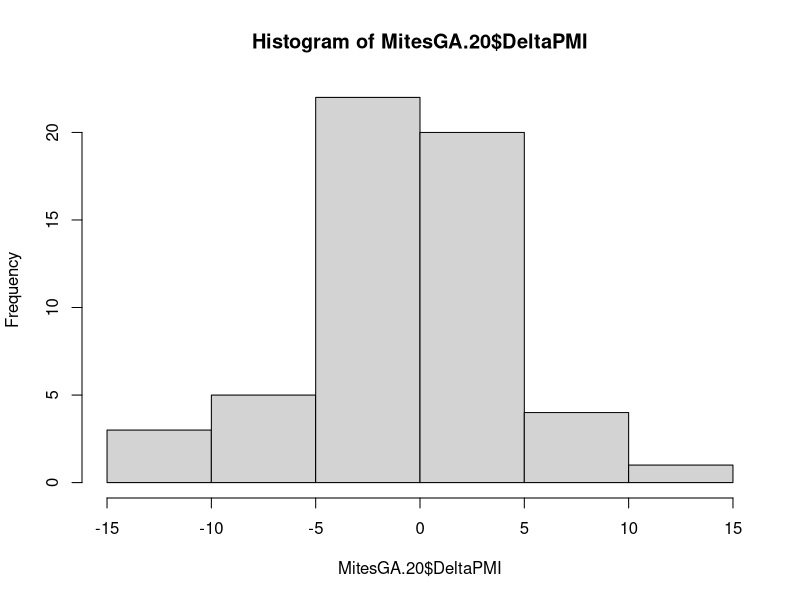
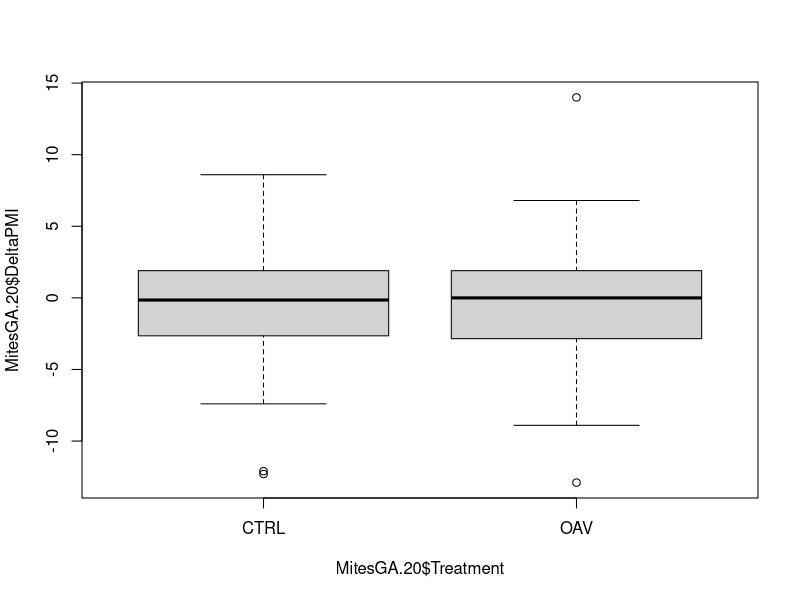
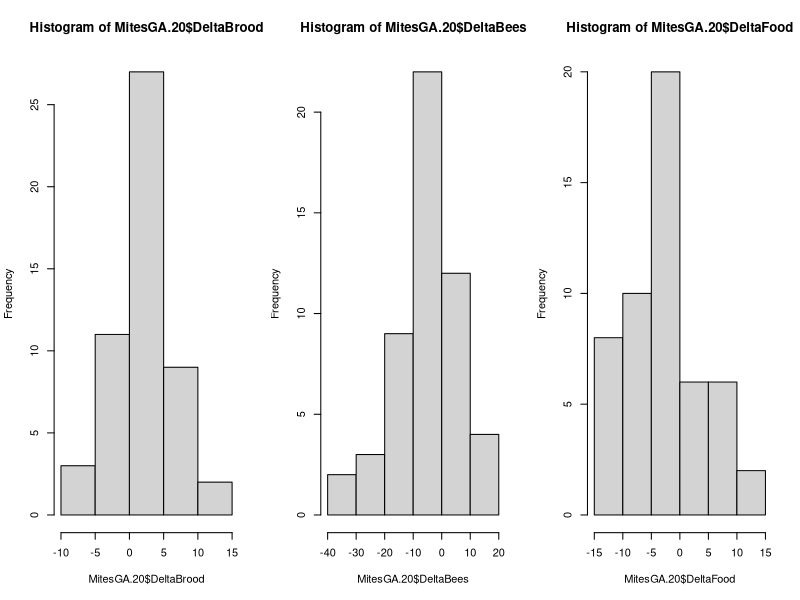
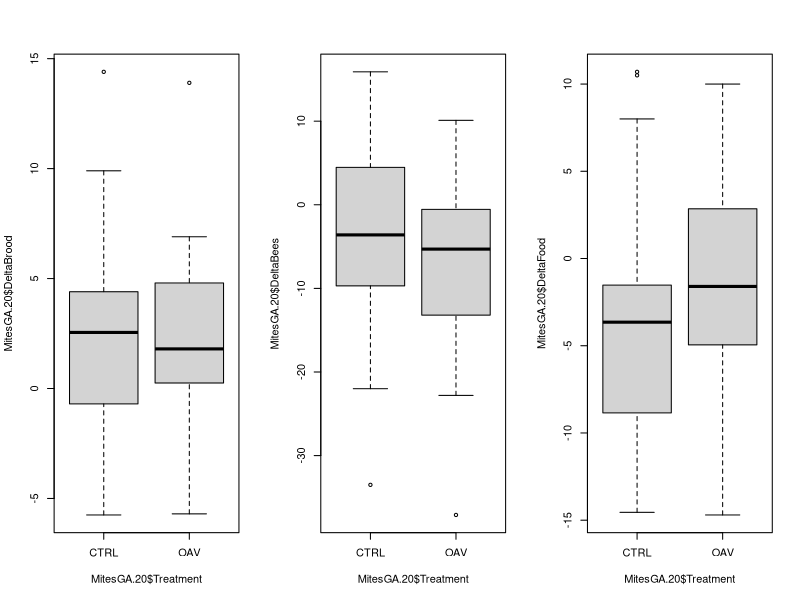
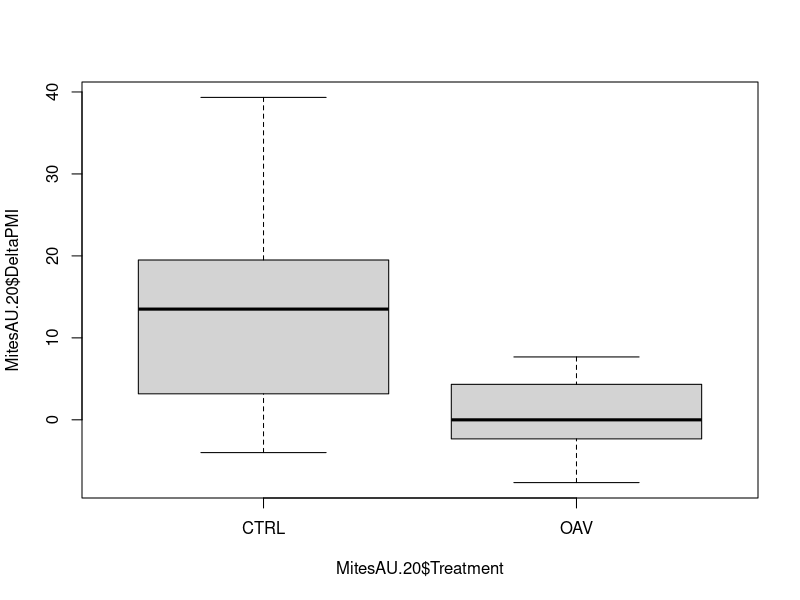
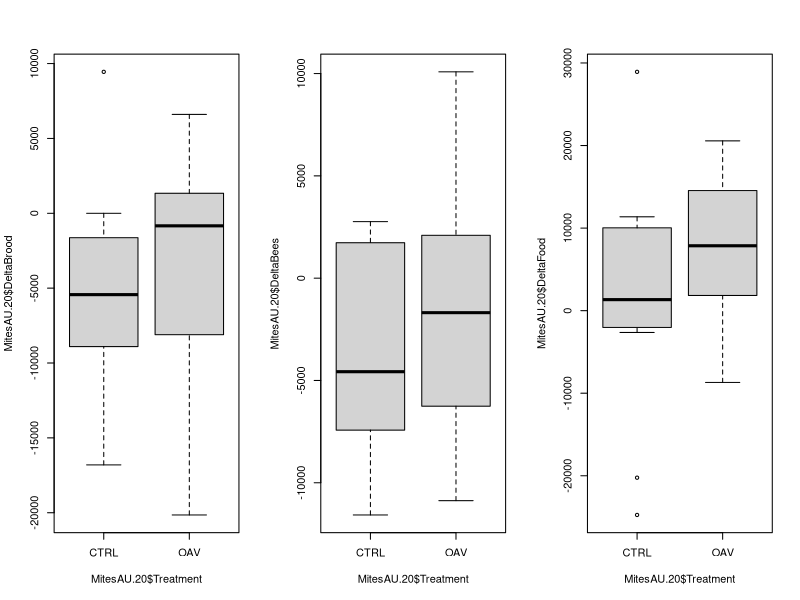
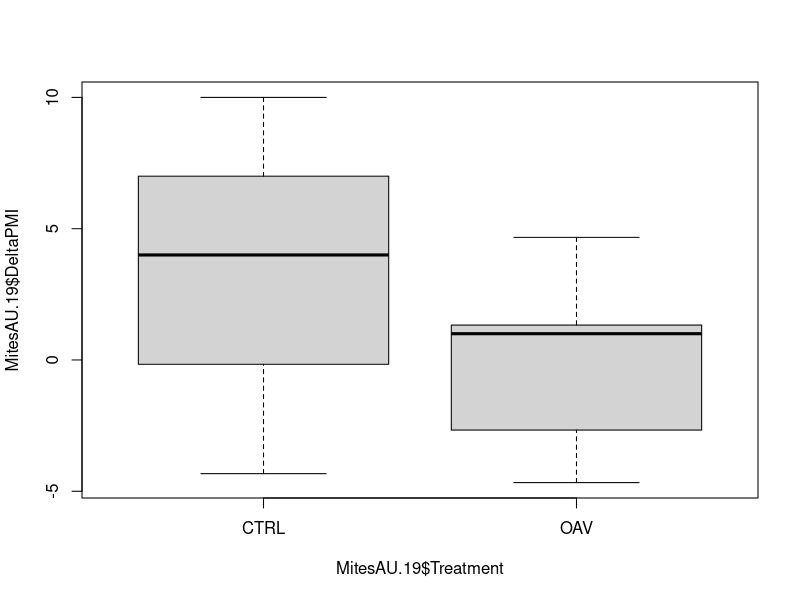
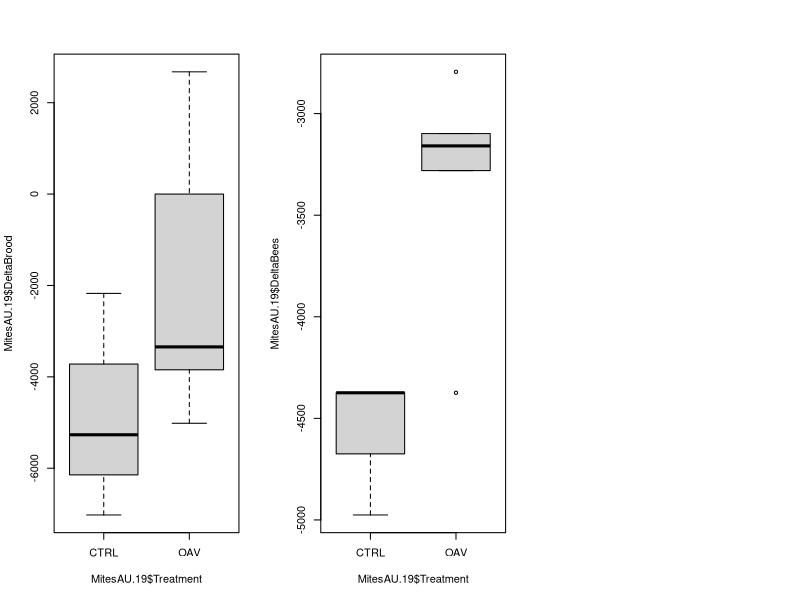

Source code (R) for these figures, in order:
# Analysis Script


# First things first lets just see if shit worked UGA 2020

MitesUGA.Aug2020 <- read.csv('MiteWashUGAAugust2020.csv',header=T, stringsAsFactors = F)

MitesUGA.Sep2020 <- read.csv('MiteWashUGASeptember2020.csv',header=T, stringsAsFactors = F)

UGAColonies2020 <- read.csv('UGAColonyInfo2020.csv',header=T, stringsAsFactors = F)

# Simplest analysis: change in PMI based on treatment vs control

MitesGA.20 <- UGAColonies2020
MitesGA.20 <- MitesGA.20[which(MitesGA.20$Survived == 1),]
MitesGA.20$DeltaPMI <- NA

for(H in 1:NROW(MitesGA.20)){
  
  MitesGA.20$DeltaPMI[H] <- (MitesUGA.Sep2020$Percent[which(MitesUGA.Sep2020$Colony == MitesUGA.Sep2020$Colony[H])]
                             -
                               MitesUGA.Aug2020$Percent[which(MitesUGA.Aug2020$Colony == MitesUGA.Aug2020$Colony[H])]
  )
  
}

shapiro.test(MitesGA.20$DeltaPMI)

hist(MitesGA.20$DeltaPMI)

DMMod.1 <- glm(DeltaPMI ~ Yard + Treatment, 
               family = 'gaussian',
               data = MitesGA.20)

anova(DMMod.1, test = 'F')

boxplot(MitesGA.20$DeltaPMI ~ MitesGA.20$Treatment)  

## colony health metrics

HealthUGA.Aug20 <- read.csv('UGAColonyAssessments2020August.csv',header=T, stringsAsFactors = F)

HealthUGA.Sep20 <- read.csv('UGAColonyAssessments2020September.csv',header=T, stringsAsFactors = F)

HealthUGA.Aug20$Multiplier <- HealthUGA.Aug20$FrameType == 'Deep'
HealthUGA.Aug20$Multiplier[which(HealthUGA.Aug20$Multiplier)] <- 1
HealthUGA.Aug20$Multiplier[which(!HealthUGA.Aug20$Multiplier)] <- 0.5

HealthUGA.Sep20$Multiplier <- HealthUGA.Sep20$FrameType == 'Deep'
HealthUGA.Sep20$Multiplier[which(HealthUGA.Sep20$Multiplier)] <- 1
HealthUGA.Sep20$Multiplier[which(!HealthUGA.Sep20$Multiplier)] <- 0.5

MitesGA.20$DeltaBrood <- NA
MitesGA.20$DeltaBees <- NA
MitesGA.20$DeltaFood <- NA

for(H in 1:NROW(MitesGA.20)){
  
  MitesGA.20$DeltaBrood[H] <- (sum((HealthUGA.Sep20$Brood*HealthUGA.Sep20$Multiplier)[which(HealthUGA.Sep20$Colony == MitesGA.20$Colony[H])])
                               -  
                                 sum((HealthUGA.Aug20$Brood*HealthUGA.Aug20$Multiplier)[which(HealthUGA.Aug20$Colony == MitesGA.20$Colony[H])])
  )
  
  
  
  MitesGA.20$DeltaBees[H] <- (sum((HealthUGA.Sep20$Bees*HealthUGA.Sep20$Multiplier)[which(HealthUGA.Sep20$Colony == MitesGA.20$Colony[H])])
                              -  
                                sum((HealthUGA.Aug20$Bees*HealthUGA.Aug20$Multiplier)[which(HealthUGA.Aug20$Colony == MitesGA.20$Colony[H])])
  )
  
  
  
  MitesGA.20$DeltaFood[H] <- (sum((HealthUGA.Sep20$Honey*HealthUGA.Sep20$Multiplier)[which(HealthUGA.Sep20$Colony == MitesGA.20$Colony[H])])
                              -  
                                sum((HealthUGA.Aug20$Honey*HealthUGA.Aug20$Multiplier)[which(HealthUGA.Aug20$Colony == MitesGA.20$Colony[H])])
  )
  
}


par(mfrow = c(1,3))

shapiro.test(MitesGA.20$DeltaBrood)
shapiro.test(MitesGA.20$DeltaBees)
shapiro.test(MitesGA.20$DeltaFood)

hist(MitesGA.20$DeltaBrood)
hist(MitesGA.20$DeltaBees)
hist(MitesGA.20$DeltaFood)


DBrMod.1 <- glm(DeltaBrood ~ Yard + Treatment, 
                family = 'gaussian',
                data = MitesGA.20)

anova(DBrMod.1, test = 'F')

boxplot(MitesGA.20$DeltaBrood ~ MitesGA.20$Treatment)  


DBeMod.1 <- glm(DeltaBees ~ Yard + Treatment, 
                family = 'gaussian',
                data = MitesGA.20)

anova(DBeMod.1, test = 'F')

boxplot(MitesGA.20$DeltaBees ~ MitesGA.20$Treatment)  


DHoMod.1 <- glm(DeltaFood ~ Yard + Treatment, 
                family = 'gaussian',
                data = MitesGA.20)

anova(DHoMod.1, test = 'F')

boxplot(MitesGA.20$DeltaFood ~ MitesGA.20$Treatment)  

# Auburn 2020

FullData.AU.20 <- read.csv('Auburn20.csv',header=T, stringsAsFactors = F)

MitesAU.20 <- data.frame(Colony = 
                           (unique(FullData.AU.20$Colony))[-(match(FullData.AU.20$Colony[which(FullData.AU.20$Survived == 0)] , unique(FullData.AU.20$Colony)))])

MitesAU.20$Treatment <- NA
MitesAU.20$DeltaPMI <- NA
MitesAU.20$DeltaBees <- NA
MitesAU.20$DeltaBrood <- NA
MitesAU.20$DeltaFood <- NA


for(N in 1:NROW(MitesAU.20)){
  
  MitesAU.20$Treatment[N] <- unique(FullData.AU.20$Treatment[which(FullData.AU.20$Colony == MitesAU.20$Colony[N])])
  
  MitesAU.20$DeltaPMI[N] <- (FullData.AU.20$Mites[which(FullData.AU.20$Colony == MitesAU.20$Colony[N] & FullData.AU.20$Period == max(FullData.AU.20$Period))]
                             -
                            FullData.AU.20$Mites[which(FullData.AU.20$Colony == MitesAU.20$Colony[N] & FullData.AU.20$Period == min(FullData.AU.20$Period))])
  
  MitesAU.20$DeltaBees[N] <- (FullData.AU.20$AdultWorkers[which(FullData.AU.20$Colony == MitesAU.20$Colony[N] & FullData.AU.20$Period == max(FullData.AU.20$Period))]
                              -
                                FullData.AU.20$AdultWorkers[which(FullData.AU.20$Colony == MitesAU.20$Colony[N] & FullData.AU.20$Period == min(FullData.AU.20$Period))])
  
  MitesAU.20$DeltaBrood[N] <- (FullData.AU.20$BroodCells[which(FullData.AU.20$Colony == MitesAU.20$Colony[N] & FullData.AU.20$Period == max(FullData.AU.20$Period))]
                               -
                                 FullData.AU.20$BroodCells[which(FullData.AU.20$Colony == MitesAU.20$Colony[N] & FullData.AU.20$Period == min(FullData.AU.20$Period))])
  
  MitesAU.20$DeltaFood[N] <- (FullData.AU.20$Honey[which(FullData.AU.20$Colony == MitesAU.20$Colony[N] & FullData.AU.20$Period == max(FullData.AU.20$Period))]
                              -
                                FullData.AU.20$Honey[which(FullData.AU.20$Colony == MitesAU.20$Colony[N] & FullData.AU.20$Period == min(FullData.AU.20$Period))])
  
}

par(mfrow=c(1,1))

DMMod.2 <- glm(DeltaPMI ~ Treatment, 
               family = 'gaussian',
               data = MitesAU.20)

anova(DMMod.2, test = 'F')

boxplot(MitesAU.20$DeltaPMI ~ MitesAU.20$Treatment)  

par(mfrow=c(1,3))


DBrMod.2 <- glm(DeltaBrood ~ Treatment, 
                family = 'gaussian',
                data = MitesAU.20)

anova(DBrMod.2, test = 'F')

boxplot(MitesAU.20$DeltaBrood ~ MitesAU.20$Treatment)  


DBeMod.2 <- glm(DeltaBees ~ Treatment, 
                family = 'gaussian',
                data = MitesAU.20)

anova(DBeMod.2, test = 'F')

boxplot(MitesAU.20$DeltaBees ~ MitesAU.20$Treatment)  


DHoMod.2 <- glm(DeltaFood ~ Treatment, 
                family = 'gaussian',
                data = MitesAU.20)

anova(DHoMod.2, test = 'F')

boxplot(MitesAU.20$DeltaFood ~ MitesAU.20$Treatment)  


## Auburn '19 Data next

FullData.AU.19 <- read.csv('Auburn19.csv',header=T, stringsAsFactors = F)

MitesAU.19 <- data.frame(Colony = 
                           (unique(FullData.AU.19$Colony))[-(match(FullData.AU.19$Colony[which(FullData.AU.19$Survived == 0)] , unique(FullData.AU.19$Colony)))])

MitesAU.19$Treatment <- NA
MitesAU.19$DeltaPMI <- NA
MitesAU.19$DeltaBees <- NA
MitesAU.19$DeltaBrood <- NA


for(N in 1:NROW(MitesAU.19)){
  
  MitesAU.19$Treatment[N] <- unique(FullData.AU.19$Treatment[which(FullData.AU.19$Colony == MitesAU.19$Colony[N])])
  
  MitesAU.19$DeltaPMI[N] <- (FullData.AU.19$Mites[which(FullData.AU.19$Colony == MitesAU.19$Colony[N] & FullData.AU.19$Period == max(FullData.AU.19$Period))]
                             -
                               FullData.AU.19$Mites[which(FullData.AU.19$Colony == MitesAU.19$Colony[N] & FullData.AU.19$Period == min(FullData.AU.19$Period))])
  
  MitesAU.19$DeltaBees[N] <- (FullData.AU.19$AdultWorkers[which(FullData.AU.19$Colony == MitesAU.19$Colony[N] & FullData.AU.19$Period == max(FullData.AU.19$Period))]
                              -
                                FullData.AU.19$AdultWorkers[which(FullData.AU.19$Colony == MitesAU.19$Colony[N] & FullData.AU.19$Period == min(FullData.AU.19$Period))])
  
  MitesAU.19$DeltaBrood[N] <- (FullData.AU.19$BroodCells[which(FullData.AU.19$Colony == MitesAU.19$Colony[N] & FullData.AU.19$Period == max(FullData.AU.19$Period))]
                               -
                                 FullData.AU.19$BroodCells[which(FullData.AU.19$Colony == MitesAU.19$Colony[N] & FullData.AU.19$Period == min(FullData.AU.19$Period))])
  
}

par(mfrow=c(1,1))

DMMod.2 <- glm(DeltaPMI ~ Treatment, 
               family = 'gaussian',
               data = MitesAU.19)

anova(DMMod.2, test = 'F')

boxplot(MitesAU.19$DeltaPMI ~ MitesAU.19$Treatment)  

par(mfrow=c(1,3))


DBrMod.2 <- glm(DeltaBrood ~ Treatment, 
                family = 'gaussian',
                data = MitesAU.19)

anova(DBrMod.2, test = 'F')

boxplot(MitesAU.19$DeltaBrood ~ MitesAU.19$Treatment)  


DBeMod.2 <- glm(DeltaBees ~ Treatment, 
                family = 'gaussian',
                data = MitesAU.19)

anova(DBeMod.2, test = 'F')

boxplot(MitesAU.19$DeltaBees ~ MitesAU.19$Treatment)  

# GA '19




